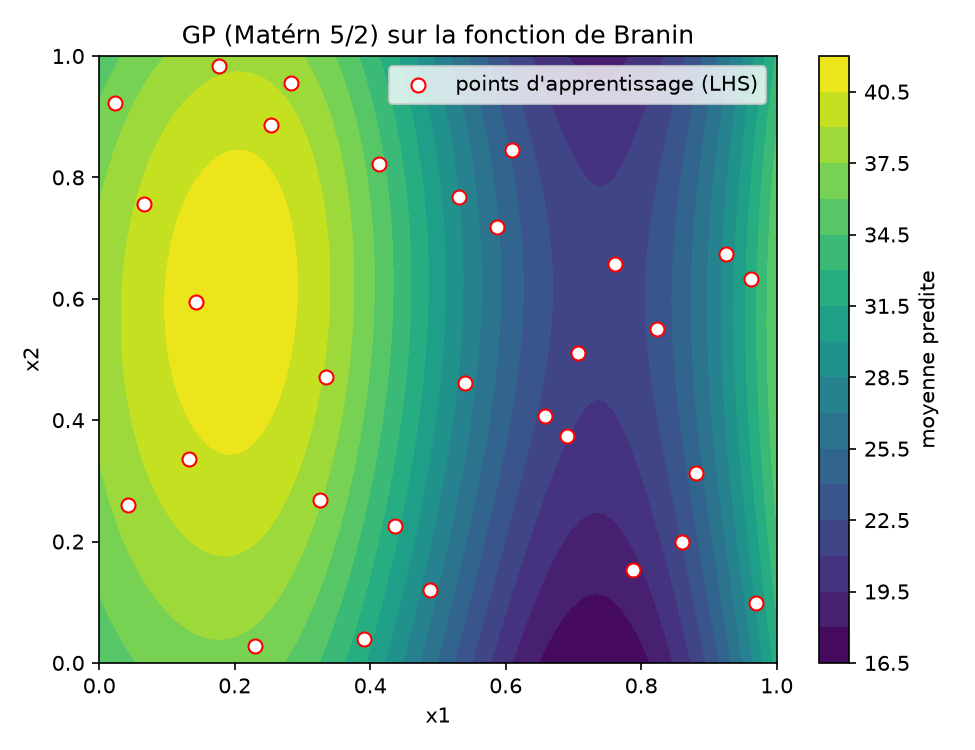

Generate this figure with Python:
"""Demonstration gp_lite sur la fonction de Branin (2D).

Entraîne un GPRegressor (Matern 5/2 ARD) sur 30 points LHS puis trace la
moyenne prédite et les points d'apprentissage dans ``branin_demo.png``.
"""
import os
import sys

sys.path.insert(0, os.path.dirname(os.path.dirname(os.path.abspath(__file__))))

import matplotlib

matplotlib.use("Agg")
import matplotlib.pyplot as plt
import numpy as np

from gp_lite import GPRegressor, Matern52ARD


def branin(x):
    """Fonction de Branin 2D sur [0, 1]^2."""
    x1, x2 = x[:, 0], x[:, 1]
    return ((x2 - 5.0 * x1 ** 2 + 5.0 * x1 - 5.0) ** 2
            + 10.0 * (np.sin(6.0 * x1) + np.sin(2.0 * x2)) + 10.0)


def lhs(n, d, seed=0):
    """Latin hypercube simple (une permutation aleatoire par dimension)."""
    r = np.random.default_rng(seed)
    pts = np.empty((n, d))
    for j in range(d):
        perm = r.permutation(n)
        u = r.uniform(size=n)
        pts[perm, j] = (np.arange(n) + u) / n
    return pts


def main():
    # -- apprentissage
    Xtr = lhs(30, 2, seed=3)
    ytr = branin(Xtr)
    gp = GPRegressor(Matern52ARD([0.3, 0.3])).fit(Xtr, ytr)

    # -- prediction sur une grille
    g = np.linspace(0.0, 1.0, 80)
    G1, G2 = np.meshgrid(g, g)
    Xg = np.column_stack([G1.ravel(), G2.ravel()])
    mean = gp.predict(Xg).reshape(G1.shape)
    yte = branin(Xg).reshape(G1.shape)
    rmse = float(np.sqrt(np.mean((mean - yte) ** 2)))
    rmse_norm = rmse / float(np.std(ytr))

    # -- figure
    fig, ax = plt.subplots(figsize=(6.5, 5.0))
    cf = ax.contourf(G1, G2, mean, levels=24, cmap="viridis")
    fig.colorbar(cf, ax=ax, label="moyenne predite")
    ax.scatter(Xtr[:, 0], Xtr[:, 1], c="white", edgecolors="red",
               s=45, zorder=5, label="points d'apprentissage (LHS)")
    ax.set_xlabel("x1")
    ax.set_ylabel("x2")
    ax.set_title("GP (Matérn 5/2) sur la fonction de Branin")
    ax.legend(loc="upper right")
    fig.tight_layout()
    out = os.path.join(os.path.dirname(os.path.abspath(__file__)), "branin_demo.png")
    fig.savefig(out, dpi=150)
    print(f"RMSE        : {rmse:.4f}")
    print(f"RMSE normal.: {rmse_norm:.4f}")
    print(f"figure      : {out}")


if __name__ == "__main__":
    main()
